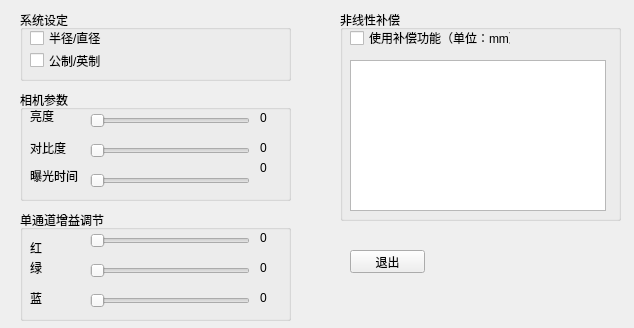
<?xml version="1.0" encoding="UTF-8"?>
<ui version="4.0">
 <class>function_setting_dlg</class>
 <widget class="QWidget" name="function_setting_dlg">
  <property name="geometry">
   <rect>
    <x>0</x>
    <y>0</y>
    <width>634</width>
    <height>328</height>
   </rect>
  </property>
  <property name="windowTitle">
   <string>Form</string>
  </property>
  <widget class="QGroupBox" name="groupBox">
   <property name="geometry">
    <rect>
     <x>20</x>
     <y>90</y>
     <width>271</width>
     <height>111</height>
    </rect>
   </property>
   <property name="title">
    <string>相机参数</string>
   </property>
   <widget class="QLabel" name="label">
    <property name="geometry">
     <rect>
      <x>10</x>
      <y>20</y>
      <width>54</width>
      <height>12</height>
     </rect>
    </property>
    <property name="text">
     <string>亮度</string>
    </property>
   </widget>
   <widget class="QLabel" name="label_2">
    <property name="geometry">
     <rect>
      <x>10</x>
      <y>50</y>
      <width>41</width>
      <height>16</height>
     </rect>
    </property>
    <property name="text">
     <string>对比度</string>
    </property>
   </widget>
   <widget class="QLabel" name="label_3">
    <property name="geometry">
     <rect>
      <x>10</x>
      <y>80</y>
      <width>54</width>
      <height>12</height>
     </rect>
    </property>
    <property name="text">
     <string>曝光时间</string>
    </property>
   </widget>
   <widget class="QSlider" name="Brightness_SLIDER">
    <property name="geometry">
     <rect>
      <x>70</x>
      <y>20</y>
      <width>160</width>
      <height>22</height>
     </rect>
    </property>
    <property name="orientation">
     <enum>Qt::Horizontal</enum>
    </property>
   </widget>
   <widget class="QSlider" name="Contrast_SLIDER">
    <property name="geometry">
     <rect>
      <x>70</x>
      <y>50</y>
      <width>160</width>
      <height>22</height>
     </rect>
    </property>
    <property name="orientation">
     <enum>Qt::Horizontal</enum>
    </property>
   </widget>
   <widget class="QSlider" name="ExposureTime_SLIDER">
    <property name="geometry">
     <rect>
      <x>70</x>
      <y>80</y>
      <width>160</width>
      <height>22</height>
     </rect>
    </property>
    <property name="orientation">
     <enum>Qt::Horizontal</enum>
    </property>
   </widget>
   <widget class="QLabel" name="ExposureTime_show">
    <property name="geometry">
     <rect>
      <x>240</x>
      <y>70</y>
      <width>21</width>
      <height>16</height>
     </rect>
    </property>
    <property name="text">
     <string>0</string>
    </property>
   </widget>
   <widget class="QLabel" name="Brightness_show">
    <property name="geometry">
     <rect>
      <x>240</x>
      <y>20</y>
      <width>21</width>
      <height>16</height>
     </rect>
    </property>
    <property name="text">
     <string>0</string>
    </property>
   </widget>
   <widget class="QLabel" name="Contrast_show">
    <property name="geometry">
     <rect>
      <x>240</x>
      <y>50</y>
      <width>21</width>
      <height>16</height>
     </rect>
    </property>
    <property name="text">
     <string>0</string>
    </property>
   </widget>
  </widget>
  <widget class="QGroupBox" name="groupBox_2">
   <property name="geometry">
    <rect>
     <x>20</x>
     <y>210</y>
     <width>271</width>
     <height>111</height>
    </rect>
   </property>
   <property name="title">
    <string>单通道增益调节</string>
   </property>
   <widget class="QLabel" name="label_4">
    <property name="geometry">
     <rect>
      <x>10</x>
      <y>30</y>
      <width>21</width>
      <height>16</height>
     </rect>
    </property>
    <property name="text">
     <string>红</string>
    </property>
   </widget>
   <widget class="QLabel" name="label_5">
    <property name="geometry">
     <rect>
      <x>10</x>
      <y>50</y>
      <width>21</width>
      <height>16</height>
     </rect>
    </property>
    <property name="text">
     <string>绿</string>
    </property>
   </widget>
   <widget class="QLabel" name="label_6">
    <property name="geometry">
     <rect>
      <x>10</x>
      <y>80</y>
      <width>21</width>
      <height>16</height>
     </rect>
    </property>
    <property name="text">
     <string>蓝</string>
    </property>
   </widget>
   <widget class="QSlider" name="Red_SLIDER">
    <property name="geometry">
     <rect>
      <x>70</x>
      <y>20</y>
      <width>160</width>
      <height>22</height>
     </rect>
    </property>
    <property name="orientation">
     <enum>Qt::Horizontal</enum>
    </property>
   </widget>
   <widget class="QSlider" name="Green_SLIDER">
    <property name="geometry">
     <rect>
      <x>70</x>
      <y>50</y>
      <width>160</width>
      <height>22</height>
     </rect>
    </property>
    <property name="orientation">
     <enum>Qt::Horizontal</enum>
    </property>
   </widget>
   <widget class="QSlider" name="Blue_SLIDER">
    <property name="geometry">
     <rect>
      <x>70</x>
      <y>80</y>
      <width>160</width>
      <height>22</height>
     </rect>
    </property>
    <property name="orientation">
     <enum>Qt::Horizontal</enum>
    </property>
   </widget>
   <widget class="QLabel" name="Red_show">
    <property name="geometry">
     <rect>
      <x>240</x>
      <y>20</y>
      <width>21</width>
      <height>16</height>
     </rect>
    </property>
    <property name="text">
     <string>0</string>
    </property>
   </widget>
   <widget class="QLabel" name="Blue_show">
    <property name="geometry">
     <rect>
      <x>240</x>
      <y>80</y>
      <width>21</width>
      <height>16</height>
     </rect>
    </property>
    <property name="text">
     <string>0</string>
    </property>
   </widget>
   <widget class="QLabel" name="Green_show">
    <property name="geometry">
     <rect>
      <x>240</x>
      <y>50</y>
      <width>21</width>
      <height>16</height>
     </rect>
    </property>
    <property name="text">
     <string>0</string>
    </property>
   </widget>
  </widget>
  <widget class="QGroupBox" name="groupBox_3">
   <property name="geometry">
    <rect>
     <x>20</x>
     <y>10</y>
     <width>271</width>
     <height>71</height>
    </rect>
   </property>
   <property name="title">
    <string>系统设定</string>
   </property>
   <widget class="QCheckBox" name="MetricSystem_Btn">
    <property name="geometry">
     <rect>
      <x>10</x>
      <y>40</y>
      <width>71</width>
      <height>21</height>
     </rect>
    </property>
    <property name="text">
     <string>公制/英制</string>
    </property>
   </widget>
   <widget class="QCheckBox" name="CircleDiameterBtn">
    <property name="geometry">
     <rect>
      <x>10</x>
      <y>20</y>
      <width>81</width>
      <height>16</height>
     </rect>
    </property>
    <property name="text">
     <string>半径/直径</string>
    </property>
   </widget>
  </widget>
  <widget class="QGroupBox" name="groupBox_4">
   <property name="geometry">
    <rect>
     <x>340</x>
     <y>10</y>
     <width>281</width>
     <height>211</height>
    </rect>
   </property>
   <property name="title">
    <string>非线性补偿</string>
   </property>
   <widget class="QCheckBox" name="LinearCompensation_CHECK">
    <property name="geometry">
     <rect>
      <x>10</x>
      <y>20</y>
      <width>161</width>
      <height>16</height>
     </rect>
    </property>
    <property name="text">
     <string>使用补偿功能（单位：mm）</string>
    </property>
   </widget>
   <widget class="QTableView" name="Compensation_list">
    <property name="geometry">
     <rect>
      <x>10</x>
      <y>50</y>
      <width>256</width>
      <height>151</height>
     </rect>
    </property>
   </widget>
  </widget>
  <widget class="QPushButton" name="cancle_button">
   <property name="geometry">
    <rect>
     <x>350</x>
     <y>250</y>
     <width>75</width>
     <height>23</height>
    </rect>
   </property>
   <property name="text">
    <string>退出</string>
   </property>
  </widget>
 </widget>
 <resources/>
 <connections/>
</ui>
